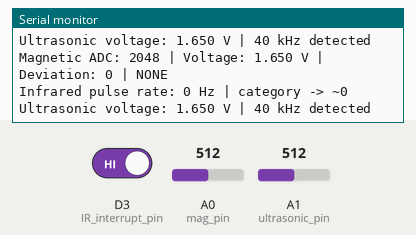
Simulated run of this sketch. Board: Arduino MKR. Shown: the last lines printed to the serial monitor. Inputs (shaded band) come from the test bench; at power-on: A0 (mag_pin) = 512, D3 (IR_interrupt_pin) HIGH, A1 (ultrasonic_pin) = 512 (analog values on the 0–1023 scale).

Above: at 6.3 s.
6.4 s: A0 (mag_pin) set to 488
At 6.8 s:
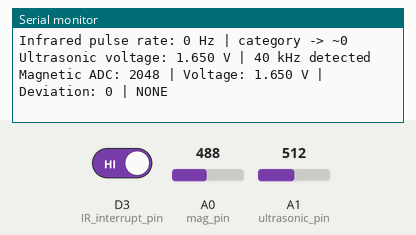
7.9 s: A0 (mag_pin) set to 469
At 8.7 s:
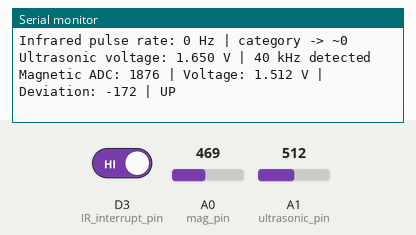

The sketch:

server.ino
```cpp
#include <SPI.h>
#include <WiFi101.h>

#include "webpage.h"
#include "radio.h"
#include "magnetic.h"
#include "infrared.h"
#include "ultrasonic.h"
#include "rock_classifier.h"

char ssid[] = "Rover_Dashboard";
char pass[] = "password123";

WiFiServer server(80);

/* Global Variables */
String latest_age = "";
bool age_detected = false;

int magnetic_baseline = 0;
int magnetic_direction = 0;

int ir_rate = 0;
int ir_lambda = 0;
bool ir_detected = false;

bool ultrasonic_detected = false;

String rock_type = "UNKNOWN";

// =====================
// Send webpage
// =====================
void sendPage(WiFiClient client) {
  client.println("HTTP/1.1 200 OK");
  client.println("Content-Type: text/html");
  client.println("Connection: close");
  client.println();

  const char* p = webpage;
  char buffer[64];
  int i = 0;

  while (*p) {
    buffer[i++] = *p++;

    if (i == 63) {
      buffer[i] = '\0';
      client.print(buffer);
      i = 0;
      delay(1);
    }
  }

  if (i > 0) {
    buffer[i] = '\0';
    client.print(buffer);
  }
}

// =====================
// Send JSON data
// =====================
void sendData(WiFiClient client) {
  client.println("HTTP/1.1 200 OK");
  client.println("Content-Type: application/json");
  client.println("Connection: close");
  client.println();

  client.println("{");

  // Age section
  client.println("\"age\":{");

client.print("\"detected\":");
client.print(age_detected ? "true" : "false");
client.println(",");

client.print("\"value\":\"");
if (latest_age == "") {
  client.print("---");
} else {
  client.print(latest_age);
}
client.println("\"");

client.println("},");

  // Rock section
  client.println("\"rock\":{");

  client.println("\"id\":1,");

  client.print("\"type\":\"");
  client.print(rock_type);
  client.println("\",");

  client.println("\"confidence\":100,");

  // IR
  client.print("\"ir\":{\"detected\":");
  client.print(ir_detected ? "true" : "false");
  client.print(",\"value\":\"");
  if (ir_lambda == 0) {
    client.print("NONE");
  } else {
    client.print(ir_lambda);
    client.print(" s^-1");
  }
  client.println("\"},");

  // Ultrasound
  client.print("\"ultrasound\":{\"detected\":");
  client.print(ultrasonic_detected ? "true" : "false");
  client.print(",\"value\":\"");
  client.print(ultrasonic_detected ? "40 kHz" : "NONE");
  client.println("\"},");

  // Magnetic
  client.print("\"magnetic\":{\"detected\":");
  client.print(magnetic_direction != 0 ? "true" : "false");
  client.print(",\"value\":\"");
  client.print(magnetic_to_text(magnetic_direction));
  client.println("\"}");

  client.println("}");

  client.println("}");
}

// =====================
// Handle website client
// =====================
void handleClient() {
  WiFiClient client = server.available();

  if (client) {
    String requestLine = "";

    unsigned long timeout = millis();

    while (client.connected() && millis() - timeout < 1000) {
      if (client.available()) {
        requestLine = client.readStringUntil('\r');
        Serial.println(requestLine);

        if (requestLine.indexOf("GET /data") >= 0) {
          sendData(client);
        }
        else {
          sendPage(client);
        }

        break;
      }
    }

    delay(1);
    client.stop();
  }
}

// =====================
// Setup
// =====================
void setup() {
  Serial.begin(115200);

  unsigned long start = millis();
  while (!Serial && millis() - start < 3000);

  Serial.println("Starting rover system...");

  analogReadResolution(12);

  // Sensor setup
  setup_radio(Serial1);
  setup_infrared();
  setup_ultrasonic();
  setup_magnetic();

  // Calibrate magnetic sensor with no magnet/rock present
  magnetic_baseline = get_magnetic_baseline();

  Serial.print("Magnetic baseline: ");
  Serial.println(magnetic_baseline);

  // Wi-Fi shield check
  if (WiFi.status() == WL_NO_SHIELD) {
    Serial.println("WiFi shield not present");
    while (true);
  }

  Serial.println("Creating access point...");
  WiFi.beginAP(ssid, pass);

  delay(5000);

  IPAddress ip = WiFi.localIP();

  Serial.print("AP IP address: ");
  Serial.print(ip[0]);
  Serial.print(".");
  Serial.print(ip[1]);
  Serial.print(".");
  Serial.print(ip[2]);
  Serial.print(".");
  Serial.println(ip[3]);

  server.begin();
  Serial.println("Server started");
}

// =====================
// Loop
// =====================
void loop() {
  // Age
  String new_age = get_age();

if (new_age != "") {
  latest_age = new_age;
  age_detected = true;
}

  // Infrared
  update_infrared();
  ir_rate = get_infrared_rate();
  ir_lambda = get_infrared_lambda();
  ir_detected = get_infrared_detected();

  // Ultrasound
  ultrasonic_detected = get_ultrasonic_detected();

  // Magnetic
  magnetic_direction = get_magnetic_direction(magnetic_baseline);

  // Rock classification
  rock_type = classify_rock(ir_lambda, ultrasonic_detected, magnetic_direction);

  // Website
  handleClient();
}
```

infrared.cpp
```cpp
#include <Arduino.h>
#include "infrared.h"

volatile unsigned int count = 0;

int infrared_rate = 0;
int infrared_lambda = 0;
bool infrared_detected = false;

void IR_ISR() {
    count++;
}

void setup_infrared() {
    pinMode(IR_interrupt_pin, INPUT);
    Serial.println("Infrared reader started");
}

void update_infrared() {
    count = 0;

    attachInterrupt(digitalPinToInterrupt(IR_interrupt_pin), IR_ISR, RISING);

    unsigned long start_time = millis();

    while ((millis() - start_time) < 500) {
        // Count pulses for 500 ms
    }

    detachInterrupt(digitalPinToInterrupt(IR_interrupt_pin));

    infrared_rate = count * 2;

    if (infrared_rate < 0) {
        infrared_rate = 0;
    }

    if (infrared_rate > 250 && infrared_rate < 430) {
        infrared_lambda = 312;
        infrared_detected = true;
    }
    else if (infrared_rate >= 430) {
        infrared_lambda = 547;
        infrared_detected = true;
    }
    else {
        infrared_lambda = 0;
        infrared_detected = false;
    }

    Serial.print("Infrared pulse rate: ");
    Serial.print(infrared_rate);
    Serial.print(" Hz | category -> ~");
    Serial.println(infrared_lambda);
}

int get_infrared_rate() {
    return infrared_rate;
}

int get_infrared_lambda() {
    return infrared_lambda;
}

bool get_infrared_detected() {
    return infrared_detected;
}
```

infrared.h
```cpp
#ifndef INFRARED_H
#define INFRARED_H

#include <Arduino.h>

const int IR_interrupt_pin = 3;

void setup_infrared();
void update_infrared();

int get_infrared_rate();
int get_infrared_lambda();
bool get_infrared_detected();

#endif
```

magnetic.cpp
```cpp
#include <Arduino.h>
#include "magnetic.h"

const int num_samples = 100;
const int threshold = 125;

int latest_magnetic_raw = 0;
float latest_magnetic_voltage = 0.0;

// Average 100 readings to reduce noise
int average_reading() {
    long total = 0;

    for (int i = 0; i < num_samples; i++) {
        total += analogRead(mag_pin);
        delay(1);
    }

    return total / num_samples;
}

void setup_magnetic() {
    analogReadResolution(12);
    pinMode(mag_pin, INPUT);
}

int get_magnetic_baseline() {
    int baseline = average_reading();

    double baseline_voltage = (baseline * 3.3) / 4095.0;

    Serial.print("Baseline Voltage: ");
    Serial.println(baseline_voltage, 3);

    return baseline;
}

int get_magnetic_direction(int baseline) {
    latest_magnetic_raw = average_reading();

    int deviation = latest_magnetic_raw - baseline;

    latest_magnetic_voltage = (latest_magnetic_raw * 3.3) / 4095.0;

    Serial.print("Magnetic ADC: ");
    Serial.print(latest_magnetic_raw);

    Serial.print(" | Voltage: ");
    Serial.print(latest_magnetic_voltage, 3);

    Serial.print(" V | Deviation: ");
    Serial.print(deviation);

    if (deviation > threshold) {
        Serial.println(" | DOWN");
        return -1;   // DOWN
    }
    else if (deviation < -threshold) {
        Serial.println(" | UP");
        return 1;    // UP
    }
    else {
        Serial.println(" | NONE");
        return 0;    // no field
    }
}

int get_magnetic_raw() {
    return latest_magnetic_raw;
}

float get_magnetic_voltage() {
    return latest_magnetic_voltage;
}
```

magnetic.h
```cpp
#ifndef MAGNETIC_H
#define MAGNETIC_H

#include <Arduino.h>

const int mag_pin = A0;

void setup_magnetic();
int get_magnetic_baseline();
int get_magnetic_direction(int baseline);
int get_magnetic_raw();
float get_magnetic_voltage();

#endif
```

radio.cpp
```cpp
#include <Arduino.h>
#include "radio.h"

HardwareSerial* UART_decoder = nullptr;

char age_digits[4];

void setup_radio(HardwareSerial& uart) {
    UART_decoder = &uart;
    UART_decoder->begin(600);

    age_digits[3] = '\0';

    Serial.println("Radio age reader started");
}

String get_age() {
    if (UART_decoder == nullptr) {
        return "";
    }

    if (UART_decoder->available()) {
        char c = UART_decoder->read();

        Serial.print("RX: ");
        Serial.println(c);

        if (c == '#') {
            Serial.println("Start marker detected");

            unsigned long timeout = millis();

            while (UART_decoder->available() < 3) {
                if (millis() - timeout > 200) {
                    Serial.println("Timeout waiting for age digits");
                    return "";
                }
            }

            for (int i = 0; i < 3; i++) {
                age_digits[i] = UART_decoder->read();
            }

            Serial.print("Raw age digits: ");
            Serial.println(age_digits);

            String age = "";
            age += age_digits[0];
            age += ".";
            age += age_digits[1];
            age += age_digits[2];

            Serial.print("Decoded age: ");
            Serial.print(age);
            Serial.println(" billion years");

            return age;
        }
    }

    return "";
}
```

radio.h
```cpp
#ifndef RADIO_H
#define RADIO_H

#include <Arduino.h>

void setup_radio(HardwareSerial& uart);
String get_age();

#endif
```

rock_classifier.cpp
```cpp
#include <Arduino.h>
#include "rock_classifier.h"

String classify_rock(int ir_lambda, bool ultrasonic_detected, int magnetic_direction) {
    // magnetic_direction:
    //  1  = UP
    // -1  = DOWN
    //  0  = NONE

    if (ir_lambda == 547 && ultrasonic_detected && magnetic_direction == -1) {
        return "BASALTOID";
    }

    if (ir_lambda == 312 && !ultrasonic_detected && magnetic_direction == -1) {
        return "GRAVION";
    }

    if (ir_lambda == 312 && ultrasonic_detected && magnetic_direction == 1) {
        return "REGOLIX";
    }

    if (ir_lambda == 547 && !ultrasonic_detected && magnetic_direction == 1) {
        return "LUNARITE";
    }

    return "UNKNOWN";
}

String magnetic_to_text(int magnetic_direction) {
    if (magnetic_direction == 1) {
        return "UP";
    }
    else if (magnetic_direction == -1) {
        return "DOWN";
    }
    else {
        return "NONE";
    }
}
```

rock_classifier.h
```cpp
#ifndef ROCK_CLASSIFIER_H
#define ROCK_CLASSIFIER_H

#include <Arduino.h>

String classify_rock(int ir_lambda, bool ultrasonic_detected, int magnetic_direction);
String magnetic_to_text(int magnetic_direction);

#endif
```

ultrasonic.cpp
```cpp
#include <Arduino.h>
#include "ultrasonic.h"

const float VREF = 3.3;
const int ADC_MAX = 4095;
const float ULTRASONIC_THRESHOLD = 1.0;

float latest_ultrasonic_voltage = 0.0;

void setup_ultrasonic() {
    pinMode(ultrasonic_pin, INPUT);
}

float read_ultrasonic_voltage() {
    long total = 0;

    for (int i = 0; i < 20; i++) {
        total += analogRead(ultrasonic_pin);
        delay(1);
    }

    float average_adc = total / 20.0;
    latest_ultrasonic_voltage = average_adc * VREF / ADC_MAX;

    return latest_ultrasonic_voltage;
}

bool get_ultrasonic_detected() {
    float voltage = read_ultrasonic_voltage();

    Serial.print("Ultrasonic voltage: ");
    Serial.print(voltage, 3);
    Serial.print(" V | ");

    if (voltage > ULTRASONIC_THRESHOLD) {
        Serial.println("40 kHz detected");
        return true;
    } else {
        Serial.println("No 40 kHz");
        return false;
    }
}

float get_ultrasonic_voltage() {
    return latest_ultrasonic_voltage;
}
```

ultrasonic.h
```cpp
#ifndef ULTRASONIC_H
#define ULTRASONIC_H

#include <Arduino.h>

const int ultrasonic_pin = A1;

void setup_ultrasonic();
bool get_ultrasonic_detected();
float get_ultrasonic_voltage();

#endif
```

Source omitted: webpage.h (12123 bytes)

Measured:
- the behaviour switches between 481 and 480 on A0 (mag_pin) (found by bisection; images 1 and 2)
- after the input at 7.9 s, the serial monitor: prints a new line after 0.38 s (image 2)
